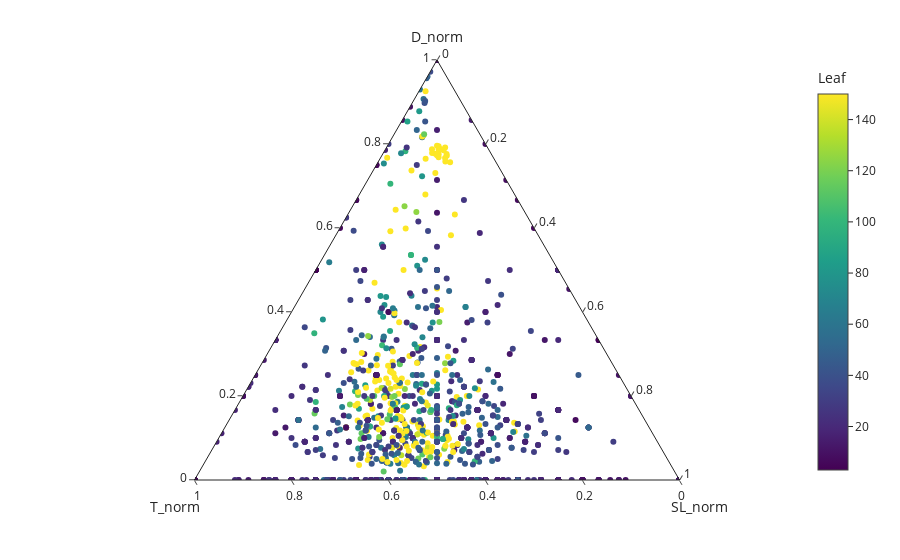

Notebook source saved alongside this figure:
### Code cell
ap.ternary_grax_plot(grax_df)

### Figure 1 — Plotly figure (JSON) as saved in the notebook; plotly's stock layout.template omitted (floating-point values rounded to 4 significant figures; data arrays with more than 128 entries replaced by an {"elided": "..."} marker saying what was removed)
{"data": [{"a": {"elided": "1779 float values"}, "b": {"elided": "1779 float values"}, "c": {"elided": "1779 float values"}, "hovertemplate": "<b>%{hovertext}</b><br><br>D_norm=%{a}<br>T_norm=%{b}<br>SL_norm=%{c}<br>Leaf=%{marker.color}<extra></extra>", "hovertext": {"elided": "1779 str values"}, "legendgroup": "", "marker": {"color": {"elided": "1779 int values"}, "coloraxis": "coloraxis", "symbol": "circle"}, "mode": "markers", "name": "", "showlegend": false, "subplot": "ternary", "type": "scatterternary"}], "layout": {"coloraxis": {"colorbar": {"title": {"text": "Leaf"}}, "colorscale": [[0, "#440154"], [0.1111, "#482878"], [0.2222, "#3e4989"], [0.3333, "#31688e"], [0.4444, "#26828e"], [0.5556, "#1f9e89"], [0.6667, "#35b779"], [0.7778, "#6ece58"], [0.8889, "#b5de2b"], [1, "#fde725"]]}, "legend": {"tracegroupgap": 0}, "margin": {"t": 60}, "ternary": {"aaxis": {"title": {"text": "D_norm"}}, "baxis": {"title": {"text": "T_norm"}}, "caxis": {"title": {"text": "SL_norm"}}, "domain": {"x": [0, 1], "y": [0, 1]}}}}
